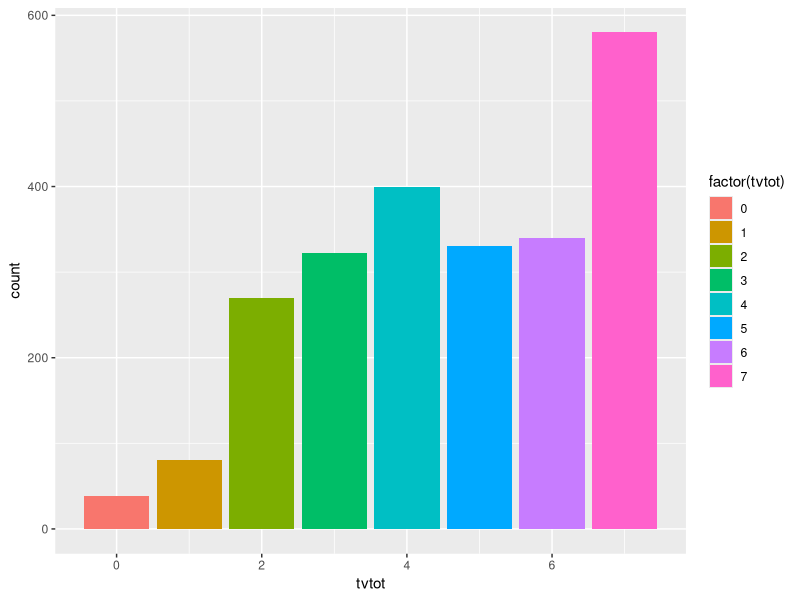
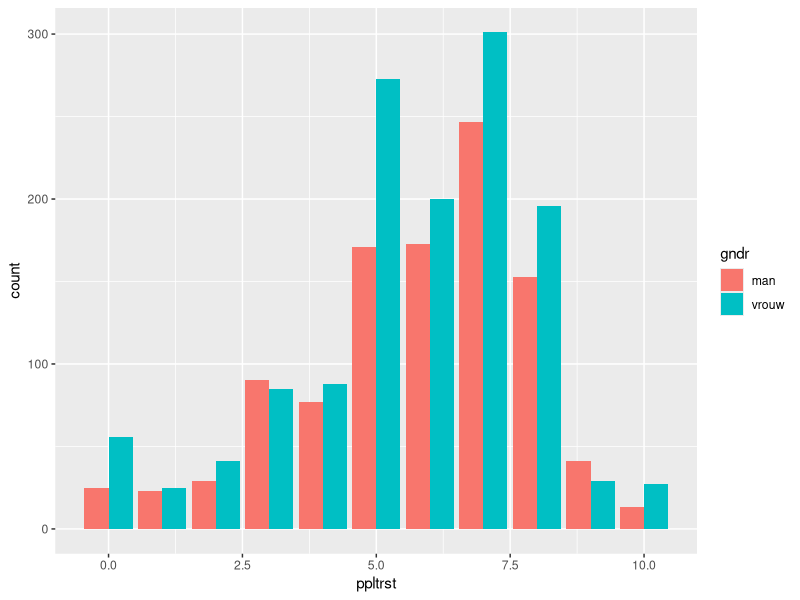
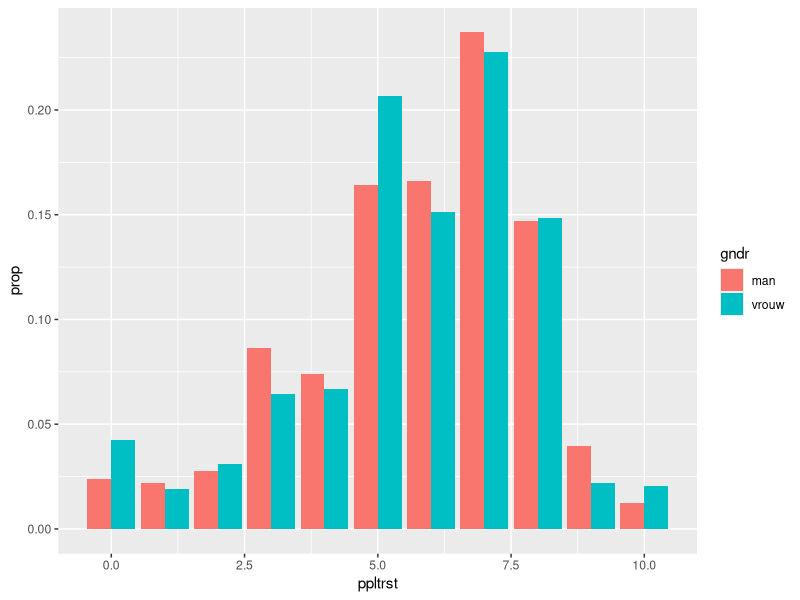
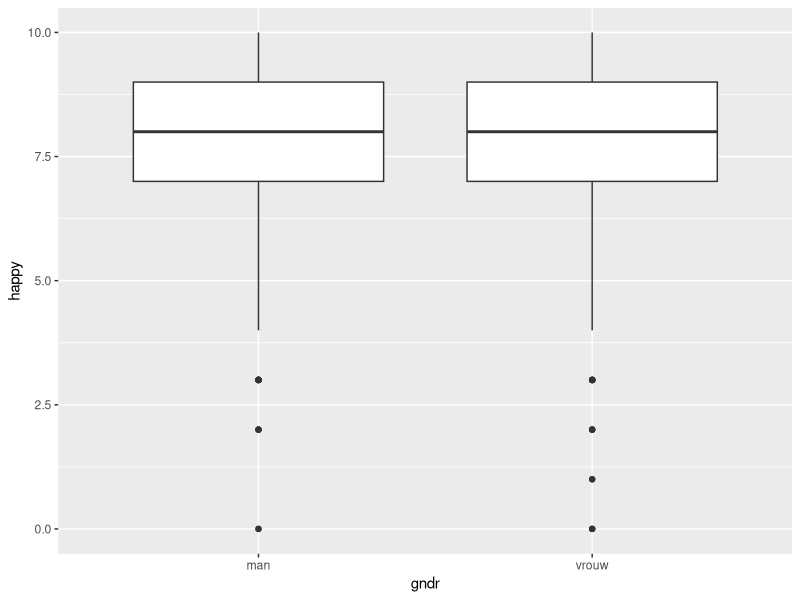
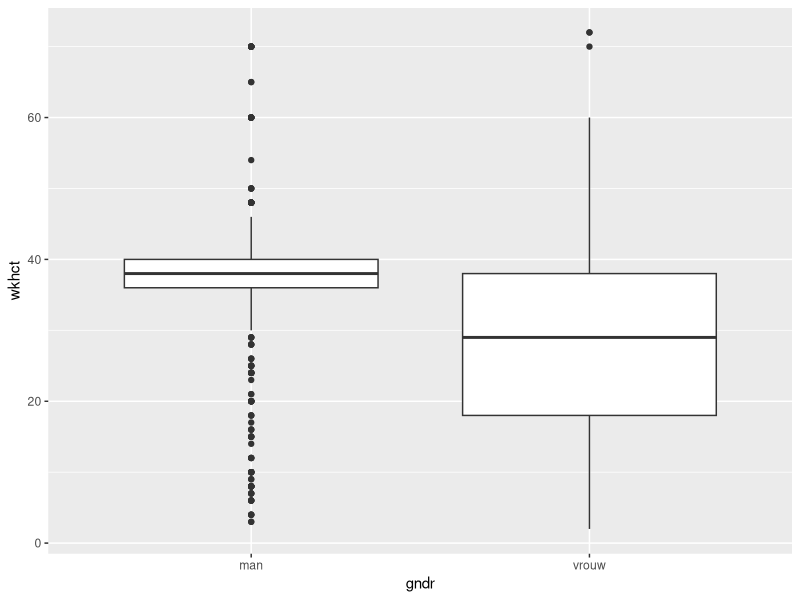
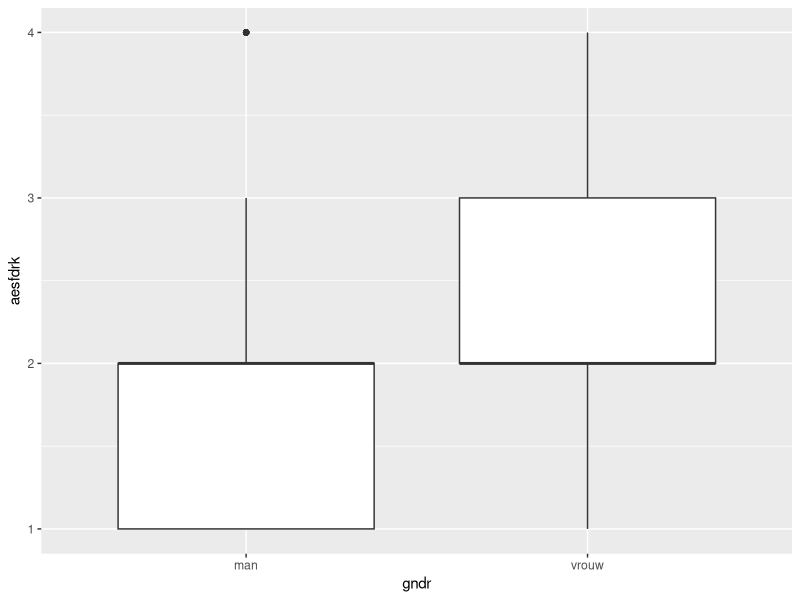

Source code (R) for these figures, in order:
## ---- chunk 1
library(tidyverse)
## ---- chunk 2
ruweData <- read.csv("ess.csv")

dim(ruweData)
head(ruweData[1:15])
str(ruweData[1:15])
summary(ruweData[1:15])
## ---- chunk 3
str(ruweData$gndr)
table(ruweData$gndr)

ruweData$gndr <- factor(ruweData$gndr, levels = c(1, 2, 9), labels = c("man", "vrouw", "NA"))
table(ruweData$gndr)
## ---- chunk 4
p1 <- ggplot(ruweData) +
  geom_bar(aes(x = tvtot, fill = factor(tvtot)))
p1
## ---- chunk 5
p2 <- ggplot(ruweData) +
  geom_bar(aes(x = ppltrst, fill = gndr), position = position_dodge())
p2
## ---- chunk 6
cntTrstGndr <- count(ruweData, ppltrst, gndr)
grpByTrst <- cntTrstGndr %>%
  na.omit() %>%
  group_by(gndr) %>%
  mutate(prop = n / sum(n))

p3 <- ggplot(grpByTrst) +
  geom_col(aes(x = ppltrst, y = prop, fill = gndr), position = position_dodge())
p3
## ---- chunk 7
# How happy are you?
ggplot(ruweData) +
  geom_boxplot(aes(x = gndr, y = happy))

# What are/were your total 'basic' or contracted hours each week (in your main job)?
ggplot(ruweData) +
  geom_boxplot(aes(x = gndr, y = wkhct))

# How safe do you - or would you - feel walking alone in this area after dark? 1=Very safe
ggplot(ruweData) +
  geom_boxplot(aes(x = gndr, y = aesfdrk))
